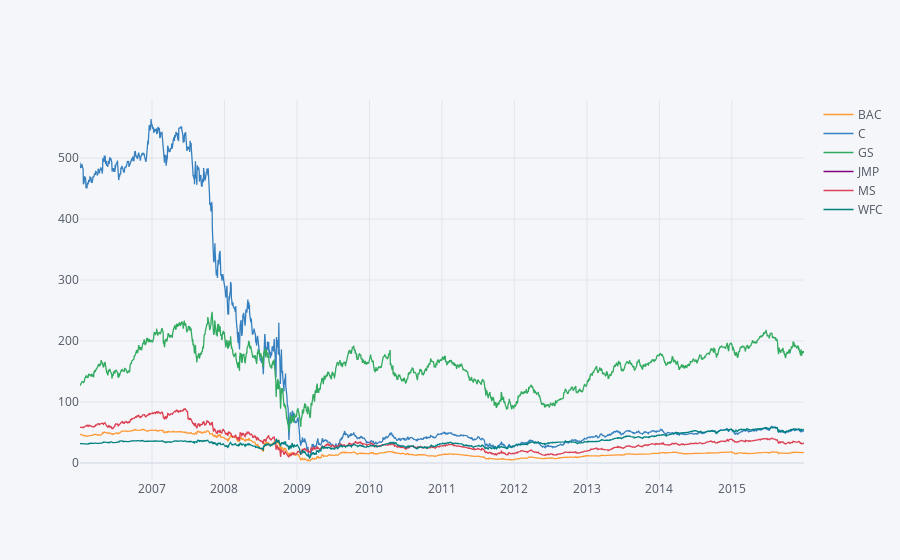

The code cell stored with this chart in its notebook:
### Code cell
# plotly
bank_stocks.xs(key='Close',axis=1,level='Stock Info').iplot()

### Figure 1 — Plotly figure (JSON) as saved in the notebook; plotly's stock layout.template omitted (floating-point values rounded to 4 significant figures; data arrays with more than 128 entries replaced by an {"elided": "..."} marker saying what was removed)
{"data": [{"line": {"color": "rgba(255, 153, 51, 1.0)", "dash": "solid", "shape": "linear", "width": 1.3}, "mode": "lines", "name": "BAC", "text": "", "type": "scatter", "x": {"elided": "2517 str values"}, "y": {"elided": "2517 float values"}}, {"line": {"color": "rgba(55, 128, 191, 1.0)", "dash": "solid", "shape": "linear", "width": 1.3}, "mode": "lines", "name": "C", "text": "", "type": "scatter", "x": {"elided": "2517 str values"}, "y": {"elided": "2517 float values"}}, {"line": {"color": "rgba(50, 171, 96, 1.0)", "dash": "solid", "shape": "linear", "width": 1.3}, "mode": "lines", "name": "GS", "text": "", "type": "scatter", "x": {"elided": "2517 str values"}, "y": {"elided": "2517 float values"}}, {"line": {"color": "rgba(128, 0, 128, 1.0)", "dash": "solid", "shape": "linear", "width": 1.3}, "mode": "lines", "name": "JMP", "text": "", "type": "scatter", "x": {"elided": "2517 str values"}, "y": {"elided": "2517 str values"}}, {"line": {"color": "rgba(219, 64, 82, 1.0)", "dash": "solid", "shape": "linear", "width": 1.3}, "mode": "lines", "name": "MS", "text": "", "type": "scatter", "x": {"elided": "2517 str values"}, "y": {"elided": "2517 float values"}}, {"line": {"color": "rgba(0, 128, 128, 1.0)", "dash": "solid", "shape": "linear", "width": 1.3}, "mode": "lines", "name": "WFC", "text": "", "type": "scatter", "x": {"elided": "2517 str values"}, "y": {"elided": "2517 float values"}}], "layout": {"autosize": true, "legend": {"bgcolor": "#F5F6F9", "font": {"color": "#4D5663"}}, "paper_bgcolor": "#F5F6F9", "plot_bgcolor": "#F5F6F9", "title": {"font": {"color": "#4D5663"}}, "xaxis": {"autorange": true, "gridcolor": "#E1E5ED", "range": ["2006-01-03", "2015-12-31"], "showgrid": true, "tickfont": {"color": "#4D5663"}, "title": {"font": {"color": "#4D5663"}, "text": ""}, "type": "date", "zerolinecolor": "#E1E5ED"}, "yaxis": {"autorange": true, "gridcolor": "#E1E5ED", "range": [-28.02, 595.3], "showgrid": true, "tickfont": {"color": "#4D5663"}, "title": {"font": {"color": "#4D5663"}, "text": ""}, "type": "linear", "zerolinecolor": "#E1E5ED"}}}
